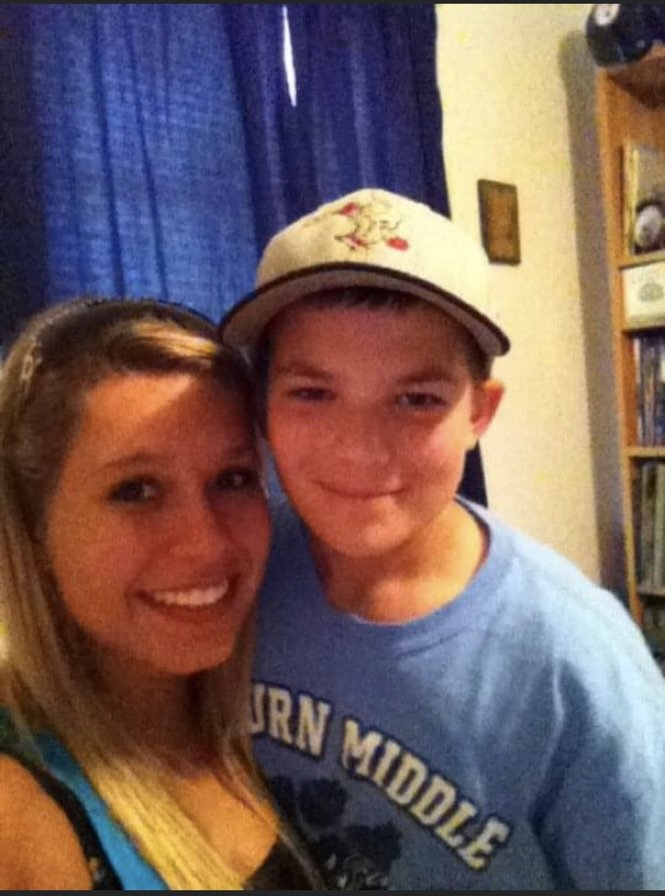
#> input picture site/memes/daniel-5-0.jpg, 665 x 896 px
$ python tony_howard.py ../site/memes/daniel-5-0.jpg out.png
#> lines starting #> are read from the running program, lines starting #| are printed output that depends on the picture; after the words box and inside, x2 and y2 are one past the last pixel; in counts of white or black regions, pixels touching at a corner belong together
from PIL import Image, ImageDraw, ImageFilter, ImageChops
import math, sys
src=Image.open(sys.argv[1]).convert('RGB'); W,H=src.size; px=src.load()
#> further down, src is the input picture: PIL image 665x896 RGB; mean R, G, B 117.2, 94.9, 92
mask=Image.new('L',(W,H),0); mp=mask.load()
for y in range(H):
    for x in range(W):
        r,g,b=px[x,y]
        if y>520:
            if r+g+b>150 or (r>55 and r>b+8): mp[x,y]=255
        elif 215<x<590 and ((x-400)/178)**2+((y-344)/256)**2<=1:
            if not (b>r+4 or r+g+b<40): mp[x,y]=255
mask=mask.filter(ImageFilter.MedianFilter(5)).filter(ImageFilter.MaxFilter(3)).filter(ImageFilter.GaussianBlur(1.6)); mp=mask.load()
bg=Image.new('RGB',(W,H)); bd=ImageDraw.Draw(bg)
for y in range(H):
    t=y/H; bd.line([(0,y),(W,y)],fill=(int(70-30*t),int(42-20*t),int(28-14*t)))
for x in range(0,W,58): bd.line([(x,0),(x,H)],fill=(48,28,18),width=3)
for x in range(40,W,130): bd.ellipse([x-14,6,x+14,22],fill=(255,240,200))
gl=Image.new('RGBA',(W,H),(0,0,0,0)); gd=ImageDraw.Draw(gl)
for x in range(40,W,130): gd.polygon([(x-10,16),(x+10,16),(x+90,H*0.55),(x-90,H*0.55)],fill=(255,230,170,28))
bg=Image.alpha_composite(bg.convert('RGBA'),gl.filter(ImageFilter.GaussianBlur(8))).convert('RGB'); bd=ImageDraw.Draw(bg)
bd.rounded_rectangle([W*0.06,30,W*0.40,96],radius=10,fill=(18,12,10),outline=(222,180,70),width=4)
bd.text((W*0.09,44),"KMH",fill=(240,205,110),font_size=46)
x0=20; bd.rectangle([x0,150,x0+150,420],fill=(30,20,16),outline=(200,170,90),width=3)
for k in range(5):
    yy=175+k*48; bd.line([(x0+10,yy+30),(x0+140,yy+30)],fill=(120,100,70),width=2)
    for j in range(4):
        cx=x0+25+j*33; c=[(250,215,90),(160,230,255),(255,120,190),(230,230,240)][(j+k)%4]; bd.ellipse([cx-7,yy+12,cx+7,yy+26],fill=c)
fx,fy=600,120
bd.rectangle([fx,fy,fx+150,fy+200],fill=(15,10,8),outline=(222,180,70),width=6)
bd.polygon([(fx+30,fy+40),(fx+55,fy+28),(fx+95,fy+28),(fx+120,fy+40),(fx+132,fy+80),(fx+112,fy+86),(fx+110,fy+178),(fx+40,fy+178),(fx+38,fy+86),(fx+18,fy+80)],fill=(0,122,51))
bd.polygon([(fx+62,fy+28),(fx+75,fy+46),(fx+88,fy+28)],fill=(15,10,8))
bd.text((fx+58,fy+84),"5",fill=(255,255,255),font_size=62)
bd.rectangle([fx+20,fy+208,fx+130,fy+228],fill=(222,180,70)); bd.text((fx+36,fy+209),"SIGNED",fill=(30,20,10),font_size=16)
bg=bg.filter(ImageFilter.GaussianBlur(1.1))
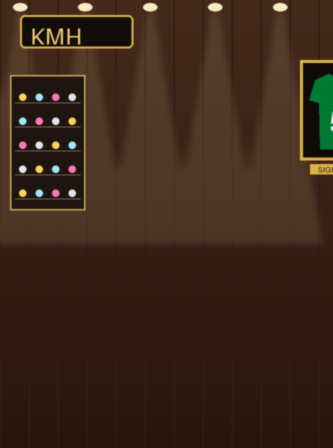
#> bg: PIL image 665x896 RGB (shown at 1/2 size); mean R, G, B 60.4, 40, 26.6
im=Image.composite(src,bg,mask)
neckL,neckR,neckY=300,520,585
shirt=Image.new('RGB',(W,H),(30,90,160)); sd=ImageDraw.Draw(shirt)
for yy in range(560,H,26):
    for xx in range(250,560,26): sd.ellipse([xx,yy,xx+14,yy+14],fill=[(240,200,60),(220,60,90),(250,250,250)][(xx//26+yy//26)%3])
vmask=Image.new('L',(W,H),0); ImageDraw.Draw(vmask).polygon([(neckL+10,neckY-6),(neckR-10,neckY-6),(410,H)],fill=255)
#> after `ImageDraw.Draw(vmask).polygon([(neckL + 10, neckY - 6), (neckR - 10, n`:
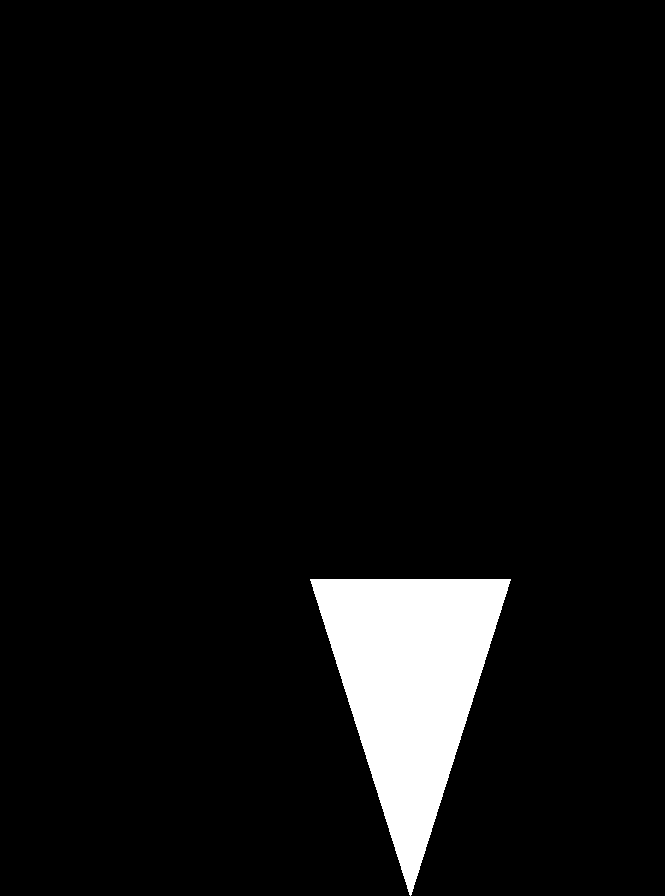
#> vmask: PIL image 665x896 L; 5.4% white; 1 white region, box (x1, y1, x2, y2) and area: (310, 579, 511, 896) 32117
tee=Image.new('L',(W,H),0); tp=tee.load()
for y in range(548,H):
    for x in range(W):
        if mp[x,y]>128: tp[x,y]=255
im=Image.composite(shirt,im,ImageChops.multiply(vmask,tee).filter(ImageFilter.GaussianBlur(1)))
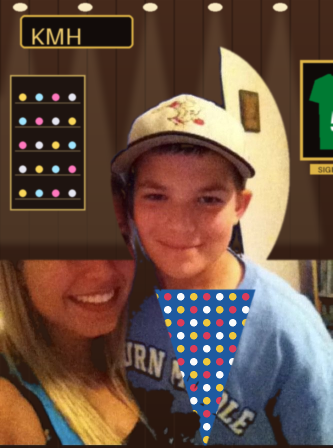
#> im: PIL image 665x896 RGB (shown at 1/2 size); mean R, G, B 104.9, 81.7, 68.3
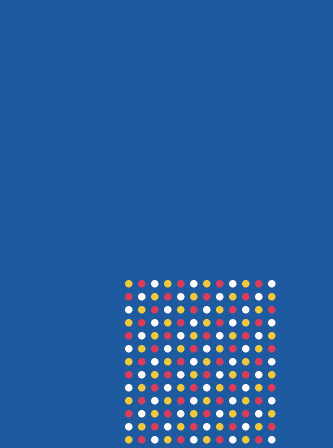
#> shirt: PIL image 665x896 RGB (shown at 1/2 size); mean R, G, B 39.6, 93.7, 158.8
jac=Image.new('RGB',(W,H)); jd=ImageDraw.Draw(jac)
for y in range(H): jd.line([(0,y),(W,y)],fill=(52+int(10*math.sin(y/9)),30+int(6*math.sin(y/9)),20))
im=Image.composite(jac,im,ImageChops.subtract(tee,vmask).filter(ImageFilter.GaussianBlur(1.5)))
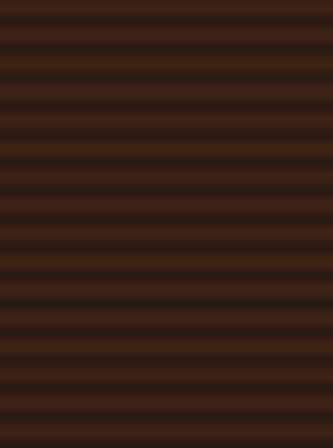
#> jac: PIL image 665x896 RGB (shown at 1/2 size); mean R, G, B 52.1, 30, 20
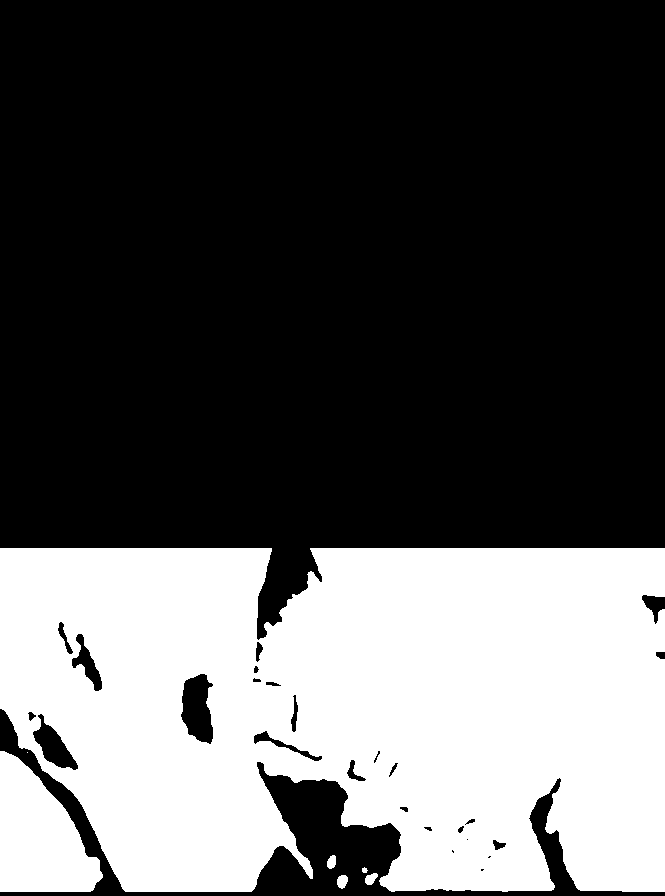
#> tee: PIL image 665x896 L; 34.4% white; 7 white regions (1 under 20 px), largest, box (x1, y1, x2, y2) and area: (0, 548, 665, 892) 195321, (0, 751, 103, 892) 9453, (337, 875, 348, 889) 118, (365, 873, 378, 885) 106, (327, 855, 336, 869) 99, (362, 867, 368, 873) 26
d=ImageDraw.Draw(im,'RGBA')
d.polygon([(neckL+10,neckY-6),(380,H),(330,H),(250,700)],fill=(70,42,28,255)); d.polygon([(neckR-10,neckY-6),(440,H),(490,H),(570,700)],fill=(70,42,28,255))
d.line([(neckL+10,neckY-6),(392,H)],fill=(30,16,10,255),width=4); d.line([(neckR-10,neckY-6),(428,H)],fill=(30,16,10,255),width=4)
gold=(222,180,70,255); gold2=(255,226,140,255)
for cx,cy in [(338,352),(466,350)]: d.rounded_rectangle([cx-62,cy-36,cx+62,cy+38],radius=26,fill=(200,170,255,60),outline=gold,width=4)
d.line([(400,342),(404,342)],fill=gold,width=4); d.line([(276,346),(258,352)],fill=gold,width=4); d.line([(528,344),(552,350)],fill=gold,width=4)
def chain(y0,dip,w,x0=290,x1=530):
#> called with y0 = 584, dip = 80, w = 10, x0 = 290, x1 = 530
    pts=[(x0+i*((x1-x0)/40), y0+dip*math.sin(math.pi*i/40)) for i in range(41)]
#> pts = 41 pairs, first value 290 to 530, second value 584 to 664
    d.line(pts,fill=(150,110,30,255),width=w+3,joint='curve'); d.line(pts,fill=gold,width=w,joint='curve')
    for i in range(0,41,2): x,y=pts[i]; d.ellipse([x-w*0.6,y-w*0.6,x+w*0.6,y+w*0.6],fill=gold2)
#> this loop made 21 passes
#> (x, y) on passes 1 to 8: (290, 584), (302, 596.5), (314, 608.7), (326, 620.3), (338, 631), (350, 640.6), (362, 648.7), (374, 655.3)
chain(584,80,10); chain(590,130,7); chain(596,190,5)
#> the loop in chain (call 2), `for i in range(0,41,2): x,y=pts[i]; d.ellipse([x-w*0.6,y-w*0.6,x+w*0.6..` made 21 passes
#> (x, y) on passes 1 to 8: (290, 590), (302, 610.3), (314, 630.2), (326, 649), (338, 666.4), (350, 681.9), (362, 695.2), (374, 705.8)
pxp,pyp=410,800
for k,c in enumerate([(10,8,30),(70,40,160),(220,80,190),(90,230,255),(255,255,255)]):
    r=50-k*9; d.ellipse([pxp-r*0.8-k*3,pyp-r-k*4,pxp+r*0.8-k*3,pyp+r-k*4],fill=c+(255,))
d.ellipse([pxp-44,pyp-52,pxp+44,pyp+52],outline=gold,width=8)
def star(x,y,R):
    d.polygon([(x+(R if k%2==0 else R*0.22)*math.cos(k*math.pi/4),y+(R if k%2==0 else R*0.22)*math.sin(k*math.pi/4)) for k in range(8)],fill=(255,255,255,240))
for x,y,R in [(462,752,28),(352,830,16),(560,660,18),(200,130,18),(700,360,14)]: star(x,y,R)
im.save(sys.argv[2],'JPEG',quality=88)
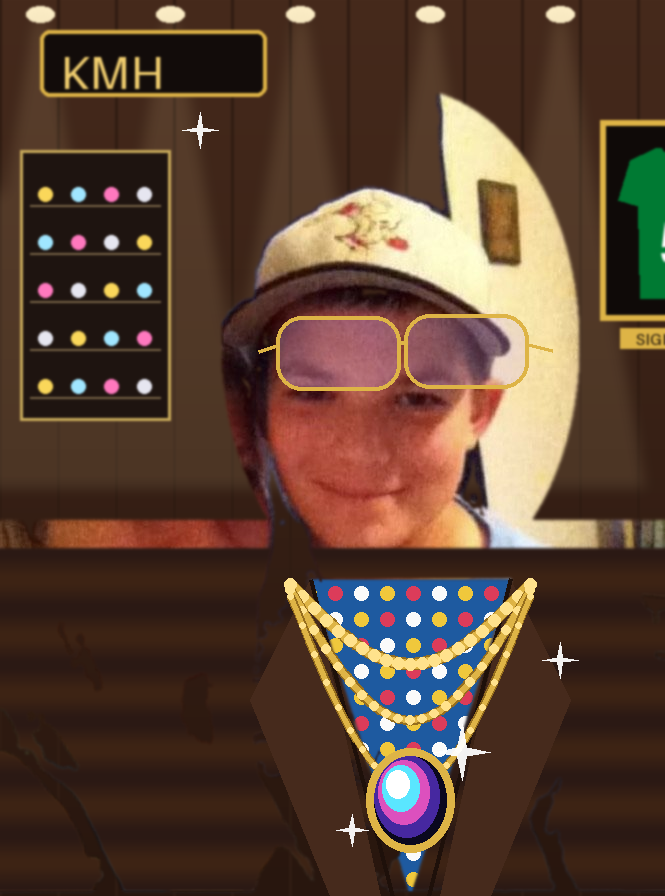
#> saved as out.png: PIL image 665x896 RGB; mean R, G, B 91.3, 66.8, 51.1

$ run again, on site/memes/dean-moving.jpg
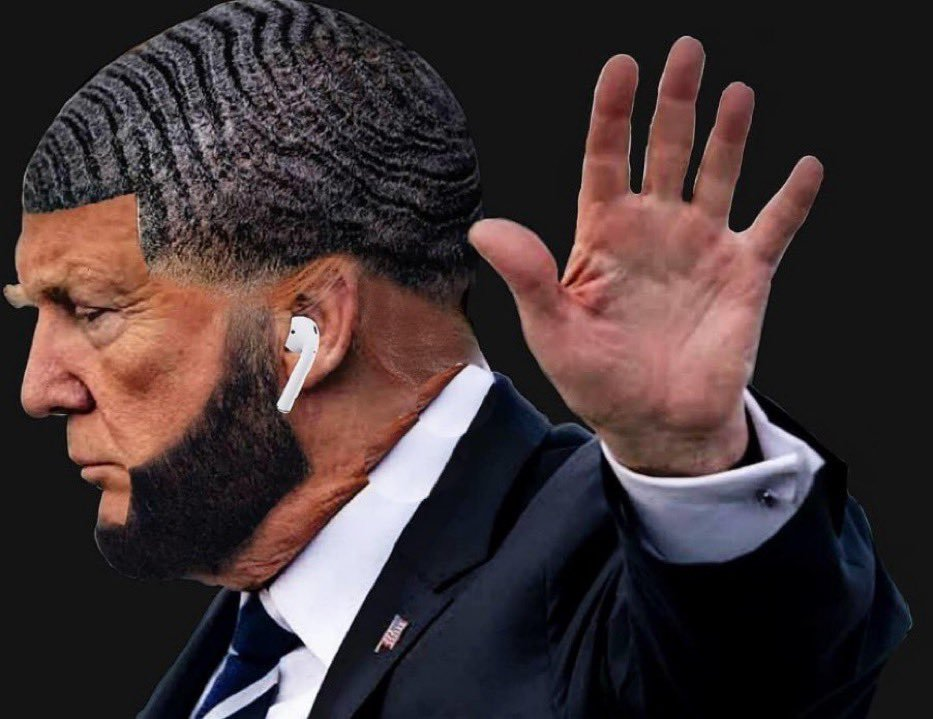
#> input picture site/memes/dean-moving.jpg, 933 x 719 px
#> src is the input picture: PIL image 933x719 RGB; mean R, G, B 66, 51.9, 53.1
#> gl: PIL image 933x719 RGBA; every value is 0
#> `ImageDraw.Draw(vmask).polygon([(neckL + 10, neckY - 6), (neckR - 10, n`:
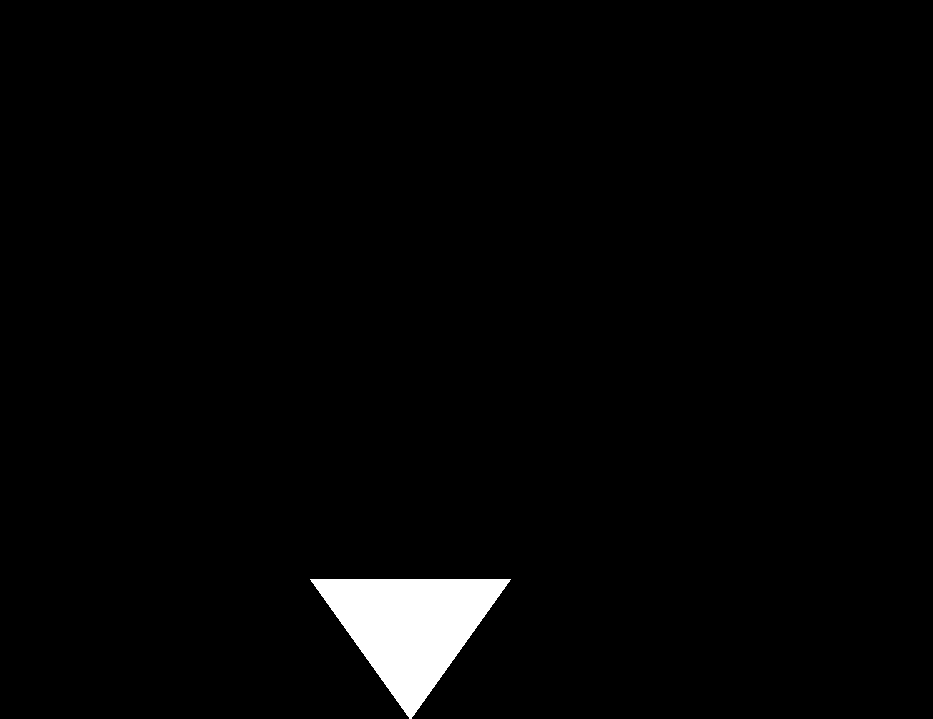
#> vmask: PIL image 933x719 L; 2.1% white; 1 white region, box (x1, y1, x2, y2) and area: (310, 579, 511, 719) 14240
#> tee: PIL image 933x719 L; 3.2% white; 14 white regions (2 under 20 px), largest, box (x1, y1, x2, y2) and area: (191, 548, 395, 719) 17136, (646, 548, 759, 564) 1323, (188, 644, 239, 719) 871
#> pts = 41 pairs, first value 290 to 530, second value 584 to 664
#> the loop in chain, `for i in range(0,41,2): x,y=pts[i]; d.ellipse([x-w*0.6,y-w*0.6,x+w*0.6..` made 21 passes
#> (x, y) on passes 1 to 8: (290, 584), (302, 596.5), (314, 608.7), (326, 620.3), (338, 631), (350, 640.6), (362, 648.7), (374, 655.3)
#> the loop in chain (call 2), `for i in range(0,41,2): x,y=pts[i]; d.ellipse([x-w*0.6,y-w*0.6,x+w*0.6..` made 21 passes
#> (x, y) on passes 1 to 8: (290, 590), (302, 610.3), (314, 630.2), (326, 649), (338, 666.4), (350, 681.9), (362, 695.2), (374, 705.8)
#> `im.save(sys.argv[2],'JPEG',quality=88)`:
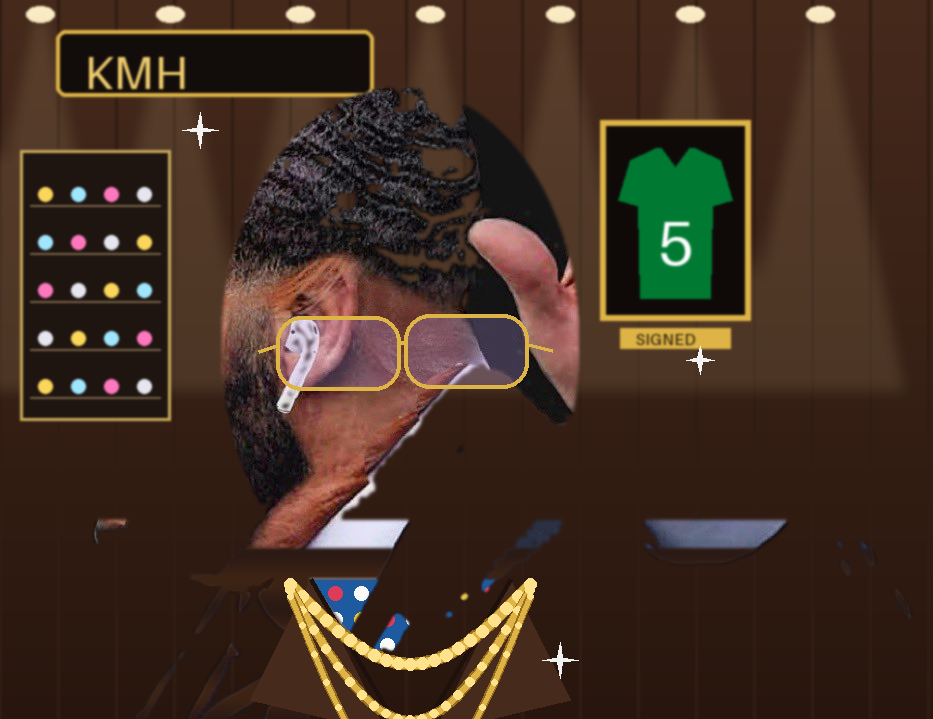
#> saved as out.png: PIL image 933x719 RGB; mean R, G, B 67, 47.6, 34.6
